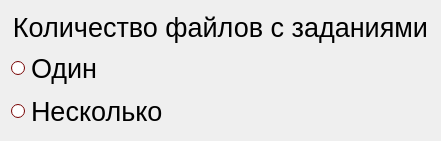
   <widget class="QWidget" name="verticalLayoutWidget_2">
    <property name="geometry">
     <rect>
      <x>249</x>
      <y>179</y>
      <width>441</width>
      <height>141</height>
     </rect>
    </property>
    <layout class="QVBoxLayout" name="verticalLayout_2">
     <item>
      <widget class="QLabel" name="label_2">
       <property name="text">
        <string>&lt;html&gt;&lt;head/&gt;&lt;body&gt;&lt;p align=&quot;center&quot;&gt;&lt;span style=&quot; font-size:20pt;&quot;&gt;Количество файлов с заданиями&lt;/span&gt;&lt;/p&gt;&lt;/body&gt;&lt;/html&gt;</string>
       </property>
      </widget>
     </item>
     <item>
      <widget class="QRadioButton" name="one_file">
       <property name="palette">
        <palette>
         <active>
          <colorrole role="WindowText">
           <brush brushstyle="SolidPattern">
            <color alpha="255">
             <red>0</red>
             <green>0</green>
             <blue>0</blue>
            </color>
           </brush>
          </colorrole>
          <colorrole role="Button">
           <brush brushstyle="SolidPattern">
            <color alpha="255">
             <red>175</red>
             <green>0</green>
             <blue>0</blue>
            </color>
           </brush>
          </colorrole>
          <colorrole role="Light">
           <brush brushstyle="SolidPattern">
            <color alpha="255">
             <red>255</red>
             <green>7</green>
             <blue>7</blue>
            </color>
           </brush>
          </colorrole>
          <colorrole role="Midlight">
           <brush brushstyle="SolidPattern">
            <color alpha="255">
             <red>215</red>
             <green>3</green>
             <blue>3</blue>
            </color>
           </brush>
          </colorrole>
          <colorrole role="Dark">
           <brush brushstyle="SolidPattern">
            <color alpha="255">
             <red>87</red>
             <green>0</green>
             <blue>0</blue>
            </color>
           </brush>
          </colorrole>
          <colorrole role="Mid">
           <brush brushstyle="SolidPattern">
            <color alpha="255">
             <red>117</red>
             <green>0</green>
             <blue>0</blue>
            </color>
           </brush>
          </colorrole>
          <colorrole role="Text">
           <brush brushstyle="SolidPattern">
            <color alpha="255">
             <red>0</red>
             <green>0</green>
             <blue>0</blue>
            </color>
           </brush>
          </colorrole>
          <colorrole role="BrightText">
           <brush brushstyle="SolidPattern">
            <color alpha="255">
             <red>255</red>
             <green>255</green>
             <blue>255</blue>
            </color>
           </brush>
          </colorrole>
          <colorrole role="ButtonText">
           <brush brushstyle="SolidPattern">
            <color alpha="255">
             <red>0</red>
             <green>0</green>
             <blue>0</blue>
            </color>
           </brush>
          </colorrole>
          <colorrole role="Base">
           <brush brushstyle="SolidPattern">
            <color alpha="255">
             <red>255</red>
             <green>255</green>
             <blue>255</blue>
            </color>
           </brush>
          </colorrole>
          <colorrole role="Window">
           <brush brushstyle="SolidPattern">
            <color alpha="255">
             <red>175</red>
             <green>0</green>
             <blue>0</blue>
            </color>
           </brush>
          </colorrole>
          <colorrole role="Shadow">
           <brush brushstyle="SolidPattern">
            <color alpha="255">
             <red>0</red>
             <green>0</green>
             <blue>0</blue>
            </color>
           </brush>
          </colorrole>
          <colorrole role="AlternateBase">
           <brush brushstyle="SolidPattern">
            <color alpha="255">
             <red>215</red>
             <green>127</green>
             <blue>127</blue>
            </color>
           </brush>
          </colorrole>
          <colorrole role="ToolTipBase">
           <brush brushstyle="SolidPattern">
            <color alpha="255">
             <red>255</red>
             <green>255</green>
             <blue>220</blue>
            </color>
           </brush>
          </colorrole>
          <colorrole role="ToolTipText">
           <brush brushstyle="SolidPattern">
            <color alpha="255">
             <red>0</red>
             <green>0</green>
             <blue>0</blue>
            </color>
           </brush>
          </colorrole>
         </active>
         <inactive>
          <colorrole role="WindowText">
           <brush brushstyle="SolidPattern">
            <color alpha="255">
             <red>0</red>
             <green>0</green>
             <blue>0</blue>
            </color>
           </brush>
          </colorrole>
          <colorrole role="Button">
           <brush brushstyle="SolidPattern">
            <color alpha="255">
             <red>175</red>
             <green>0</green>
             <blue>0</blue>
            </color>
           </brush>
          </colorrole>
          <colorrole role="Light">
           <brush brushstyle="SolidPattern">
            <color alpha="255">
             <red>255</red>
             <green>7</green>
             <blue>7</blue>
            </color>
           </brush>
          </colorrole>
          <colorrole role="Midlight">
           <brush brushstyle="SolidPattern">
            <color alpha="255">
             <red>215</red>
             <green>3</green>
             <blue>3</blue>
            </color>
           </brush>
          </colorrole>
          <colorrole role="Dark">
           <brush brushstyle="SolidPattern">
            <color alpha="255">
             <red>87</red>
             <green>0</green>
             <blue>0</blue>
            </color>
           </brush>
          </colorrole>
          <colorrole role="Mid">
           <brush brushstyle="SolidPattern">
            <color alpha="255">
             <red>117</red>
             <green>0</green>
             <blue>0</blue>
            </color>
           </brush>
          </colorrole>
          <colorrole role="Text">
           <brush brushstyle="SolidPattern">
            <color alpha="255">
             <red>0</red>
             <green>0</green>
             <blue>0</blue>
            </color>
           </brush>
          </colorrole>
          <colorrole role="BrightText">
           <brush brushstyle="SolidPattern">
            <color alpha="255">
             <red>255</red>
             <green>255</green>
             <blue>255</blue>
            </color>
           </brush>
          </colorrole>
          <colorrole role="ButtonText">
           <brush brushstyle="SolidPattern">
            <color alpha="255">
             <red>0</red>
             <green>0</green>
             <blue>0</blue>
            </color>
           </brush>
          </colorrole>
          <colorrole role="Base">
           <brush brushstyle="SolidPattern">
            <color alpha="255">
             <red>255</red>
             <green>255</green>
             <blue>255</blue>
            </color>
           </brush>
          </colorrole>
          <colorrole role="Window">
           <brush brushstyle="SolidPattern">
            <color alpha="255">
             <red>175</red>
             <green>0</green>
             <blue>0</blue>
            </color>
           </brush>
          </colorrole>
          <colorrole role="Shadow">
           <brush brushstyle="SolidPattern">
            <color alpha="255">
             <red>0</red>
             <green>0</green>
             <blue>0</blue>
            </color>
           </brush>
          </colorrole>
          <colorrole role="AlternateBase">
           <brush brushstyle="SolidPattern">
            <color alpha="255">
             <red>215</red>
             <green>127</green>
             <blue>127</blue>
            </color>
           </brush>
          </colorrole>
          <colorrole role="ToolTipBase">
           <brush brushstyle="SolidPattern">
            <color alpha="255">
             <red>255</red>
             <green>255</green>
             <blue>220</blue>
            </color>
           </brush>
          </colorrole>
          <colorrole role="ToolTipText">
           <brush brushstyle="SolidPattern">
            <color alpha="255">
             <red>0</red>
             <green>0</green>
             <blue>0</blue>
            </color>
           </brush>
          </colorrole>
         </inactive>
         <disabled>
          <colorrole role="WindowText">
           <brush brushstyle="SolidPattern">
            <color alpha="255">
             <red>87</red>
             <green>0</green>
             <blue>0</blue>
            </color>
           </brush>
          </colorrole>
          <colorrole role="Button">
           <brush brushstyle="SolidPattern">
            <color alpha="255">
             <red>175</red>
             <green>0</green>
             <blue>0</blue>
            </color>
           </brush>
          </colorrole>
          <colorrole role="Light">
           <brush brushstyle="SolidPattern">
            <color alpha="255">
             <red>255</red>
             <green>7</green>
             <blue>7</blue>
            </color>
           </brush>
          </colorrole>
          <colorrole role="Midlight">
           <brush brushstyle="SolidPattern">
            <color alpha="255">
             <red>215</red>
             <green>3</green>
             <blue>3</blue>
            </color>
           </brush>
          </colorrole>
          <colorrole role="Dark">
           <brush brushstyle="SolidPattern">
            <color alpha="255">
             <red>87</red>
             <green>0</green>
             <blue>0</blue>
            </color>
           </brush>
          </colorrole>
          <colorrole role="Mid">
           <brush brushstyle="SolidPattern">
            <color alpha="255">
             <red>117</red>
             <green>0</green>
             <blue>0</blue>
            </color>
           </brush>
          </colorrole>
          <colorrole role="Text">
           <brush brushstyle="SolidPattern">
            <color alpha="255">
             <red>87</red>
             <green>0</green>
             <blue>0</blue>
            </color>
           </brush>
          </colorrole>
          <colorrole role="BrightText">
           <brush brushstyle="SolidPattern">
            <color alpha="255">
             <red>255</red>
             <green>255</green>
             <blue>255</blue>
            </color>
           </brush>
          </colorrole>
          <colorrole role="ButtonText">
           <brush brushstyle="SolidPattern">
            <color alpha="255">
             <red>87</red>
             <green>0</green>
             <blue>0</blue>
            </color>
           </brush>
          </colorrole>
          <colorrole role="Base">
           <brush brushstyle="SolidPattern">
            <color alpha="255">
             <red>175</red>
             <green>0</green>
             <blue>0</blue>
            </color>
           </brush>
          </colorrole>
          <colorrole role="Window">
           <brush brushstyle="SolidPattern">
            <color alpha="255">
             <red>175</red>
             <green>0</green>
             <blue>0</blue>
            </color>
           </brush>
          </colorrole>
          <colorrole role="Shadow">
           <brush brushstyle="SolidPattern">
            <color alpha="255">
             <red>0</red>
             <green>0</green>
             <blue>0</blue>
            </color>
           </brush>
          </colorrole>
          <colorrole role="AlternateBase">
           <brush brushstyle="SolidPattern">
            <color alpha="255">
             <red>175</red>
             <green>0</green>
             <blue>0</blue>
            </color>
           </brush>
          </colorrole>
          <colorrole role="ToolTipBase">
           <brush brushstyle="SolidPattern">
            <color alpha="255">
             <red>255</red>
             <green>255</green>
             <blue>220</blue>
            </color>
           </brush>
          </colorrole>
          <colorrole role="ToolTipText">
           <brush brushstyle="SolidPattern">
            <color alpha="255">
             <red>0</red>
             <green>0</green>
             <blue>0</blue>
            </color>
           </brush>
          </colorrole>
         </disabled>
        </palette>
       </property>
       <property name="font">
        <font>
         <pointsize>20</pointsize>
        </font>
       </property>
       <property name="cursor">
        <cursorShape>PointingHandCursor</cursorShape>
       </property>
       <property name="text">
        <string>Один</string>
       </property>
       <attribute name="buttonGroup">
        <string notr="true">change_files</string>
       </attribute>
      </widget>
     </item>
     <item>
      <widget class="QRadioButton" name="two_file">
       <property name="palette">
        <palette>
         <active>
          <colorrole role="WindowText">
           <brush brushstyle="SolidPattern">
            <color alpha="255">
             <red>0</red>
             <green>0</green>
             <blue>0</blue>
            </color>
           </brush>
          </colorrole>
          <colorrole role="Button">
           <brush brushstyle="SolidPattern">
            <color alpha="255">
             <red>175</red>
             <green>0</green>
             <blue>0</blue>
            </color>
           </brush>
          </colorrole>
          <colorrole role="Light">
           <brush brushstyle="SolidPattern">
            <color alpha="255">
             <red>255</red>
             <green>7</green>
             <blue>7</blue>
            </color>
           </brush>
          </colorrole>
          <colorrole role="Midlight">
           <brush brushstyle="SolidPattern">
            <color alpha="255">
             <red>215</red>
             <green>3</green>
             <blue>3</blue>
            </color>
           </brush>
          </colorrole>
          <colorrole role="Dark">
           <brush brushstyle="SolidPattern">
            <color alpha="255">
             <red>87</red>
             <green>0</green>
             <blue>0</blue>
            </color>
           </brush>
          </colorrole>
          <colorrole role="Mid">
           <brush brushstyle="SolidPattern">
            <color alpha="255">
             <red>117</red>
             <green>0</green>
             <blue>0</blue>
            </color>
           </brush>
          </colorrole>
          <colorrole role="Text">
           <brush brushstyle="SolidPattern">
            <color alpha="255">
             <red>0</red>
             <green>0</green>
             <blue>0</blue>
            </color>
           </brush>
          </colorrole>
          <colorrole role="BrightText">
           <brush brushstyle="SolidPattern">
            <color alpha="255">
             <red>255</red>
             <green>255</green>
             <blue>255</blue>
            </color>
           </brush>
          </colorrole>
          <colorrole role="ButtonText">
           <brush brushstyle="SolidPattern">
            <color alpha="255">
             <red>0</red>
             <green>0</green>
             <blue>0</blue>
            </color>
           </brush>
          </colorrole>
          <colorrole role="Base">
           <brush brushstyle="SolidPattern">
            <color alpha="255">
             <red>255</red>
             <green>255</green>
             <blue>255</blue>
            </color>
           </brush>
          </colorrole>
          <colorrole role="Window">
           <brush brushstyle="SolidPattern">
            <color alpha="255">
             <red>175</red>
             <green>0</green>
             <blue>0</blue>
            </color>
           </brush>
          </colorrole>
          <colorrole role="Shadow">
           <brush brushstyle="SolidPattern">
            <color alpha="255">
             <red>0</red>
             <green>0</green>
             <blue>0</blue>
            </color>
           </brush>
          </colorrole>
          <colorrole role="AlternateBase">
           <brush brushstyle="SolidPattern">
            <color alpha="255">
             <red>215</red>
             <green>127</green>
             <blue>127</blue>
            </color>
           </brush>
          </colorrole>
          <colorrole role="ToolTipBase">
           <brush brushstyle="SolidPattern">
            <color alpha="255">
             <red>255</red>
             <green>255</green>
             <blue>220</blue>
            </color>
           </brush>
          </colorrole>
          <colorrole role="ToolTipText">
           <brush brushstyle="SolidPattern">
            <color alpha="255">
             <red>0</red>
             <green>0</green>
             <blue>0</blue>
            </color>
           </brush>
          </colorrole>
         </active>
         <inactive>
          <colorrole role="WindowText">
           <brush brushstyle="SolidPattern">
            <color alpha="255">
             <red>0</red>
             <green>0</green>
             <blue>0</blue>
            </color>
           </brush>
          </colorrole>
          <colorrole role="Button">
           <brush brushstyle="SolidPattern">
            <color alpha="255">
             <red>175</red>
             <green>0</green>
             <blue>0</blue>
            </color>
           </brush>
          </colorrole>
          <colorrole role="Light">
           <brush brushstyle="SolidPattern">
            <color alpha="255">
             <red>255</red>
             <green>7</green>
             <blue>7</blue>
            </color>
           </brush>
          </colorrole>
          <colorrole role="Midlight">
           <brush brushstyle="SolidPattern">
            <color alpha="255">
             <red>215</red>
             <green>3</green>
             <blue>3</blue>
            </color>
           </brush>
          </colorrole>
          <colorrole role="Dark">
           <brush brushstyle="SolidPattern">
            <color alpha="255">
             <red>87</red>
             <green>0</green>
             <blue>0</blue>
            </color>
           </brush>
          </colorrole>
          <colorrole role="Mid">
           <brush brushstyle="SolidPattern">
            <color alpha="255">
             <red>117</red>
             <green>0</green>
             <blue>0</blue>
            </color>
           </brush>
          </colorrole>
          <colorrole role="Text">
           <brush brushstyle="SolidPattern">
            <color alpha="255">
             <red>0</red>
             <green>0</green>
             <blue>0</blue>
            </color>
           </brush>
          </colorrole>
          <colorrole role="BrightText">
           <brush brushstyle="SolidPattern">
            <color alpha="255">
             <red>255</red>
             <green>255</green>
             <blue>255</blue>
            </color>
           </brush>
          </colorrole>
          <colorrole role="ButtonText">
           <brush brushstyle="SolidPattern">
            <color alpha="255">
             <red>0</red>
             <green>0</green>
             <blue>0</blue>
            </color>
           </brush>
          </colorrole>
          <colorrole role="Base">
           <brush brushstyle="SolidPattern">
            <color alpha="255">
             <red>255</red>
             <green>255</green>
             <blue>255</blue>
            </color>
           </brush>
          </colorrole>
          <colorrole role="Window">
           <brush brushstyle="SolidPattern">
            <color alpha="255">
             <red>175</red>
             <green>0</green>
             <blue>0</blue>
            </color>
           </brush>
          </colorrole>
          <colorrole role="Shadow">
           <brush brushstyle="SolidPattern">
            <color alpha="255">
             <red>0</red>
             <green>0</green>
             <blue>0</blue>
            </color>
           </brush>
          </colorrole>
          <colorrole role="AlternateBase">
           <brush brushstyle="SolidPattern">
            <color alpha="255">
             <red>215</red>
             <green>127</green>
             <blue>127</blue>
            </color>
           </brush>
          </colorrole>
          <colorrole role="ToolTipBase">
           <brush brushstyle="SolidPattern">
            <color alpha="255">
             <red>255</red>
             <green>255</green>
             <blue>220</blue>
            </color>
           </brush>
          </colorrole>
          <colorrole role="ToolTipText">
           <brush brushstyle="SolidPattern">
            <color alpha="255">
             <red>0</red>
             <green>0</green>
             <blue>0</blue>
            </color>
           </brush>
          </colorrole>
         </inactive>
         <disabled>
          <colorrole role="WindowText">
           <brush brushstyle="SolidPattern">
            <color alpha="255">
             <red>87</red>
             <green>0</green>
             <blue>0</blue>
            </color>
           </brush>
          </colorrole>
          <colorrole role="Button">
           <brush brushstyle="SolidPattern">
            <color alpha="255">
             <red>175</red>
             <green>0</green>
             <blue>0</blue>
            </color>
           </brush>
          </colorrole>
          <colorrole role="Light">
           <brush brushstyle="SolidPattern">
            <color alpha="255">
             <red>255</red>
             <green>7</green>
             <blue>7</blue>
            </color>
           </brush>
          </colorrole>
          <colorrole role="Midlight">
           <brush brushstyle="SolidPattern">
            <color alpha="255">
             <red>215</red>
             <green>3</green>
             <blue>3</blue>
            </color>
           </brush>
          </colorrole>
          <colorrole role="Dark">
           <brush brushstyle="SolidPattern">
            <color alpha="255">
             <red>87</red>
             <green>0</green>
             <blue>0</blue>
            </color>
           </brush>
          </colorrole>
          <colorrole role="Mid">
           <brush brushstyle="SolidPattern">
            <color alpha="255">
             <red>117</red>
             <green>0</green>
             <blue>0</blue>
            </color>
           </brush>
          </colorrole>
          <colorrole role="Text">
           <brush brushstyle="SolidPattern">
            <color alpha="255">
             <red>87</red>
             <green>0</green>
             <blue>0</blue>
            </color>
           </brush>
          </colorrole>
          <colorrole role="BrightText">
           <brush brushstyle="SolidPattern">
            <color alpha="255">
             <red>255</red>
             <green>255</green>
             <blue>255</blue>
            </color>
           </brush>
          </colorrole>
          <colorrole role="ButtonText">
           <brush brushstyle="SolidPattern">
            <color alpha="255">
             <red>87</red>
             <green>0</green>
             <blue>0</blue>
            </color>
           </brush>
          </colorrole>
          <colorrole role="Base">
           <brush brushstyle="SolidPattern">
            <color alpha="255">
             <red>175</red>
             <green>0</green>
             <blue>0</blue>
            </color>
           </brush>
          </colorrole>
          <colorrole role="Window">
           <brush brushstyle="SolidPattern">
            <color alpha="255">
             <red>175</red>
             <green>0</green>
             <blue>0</blue>
            </color>
           </brush>
          </colorrole>
          <colorrole role="Shadow">
           <brush brushstyle="SolidPattern">
            <color alpha="255">
             <red>0</red>
             <green>0</green>
             <blue>0</blue>
            </color>
           </brush>
          </colorrole>
          <colorrole role="AlternateBase">
           <brush brushstyle="SolidPattern">
            <color alpha="255">
             <red>175</red>
             <green>0</green>
             <blue>0</blue>
            </color>
           </brush>
          </colorrole>
          <colorrole role="ToolTipBase">
           <brush brushstyle="SolidPattern">
            <color alpha="255">
             <red>255</red>
             <green>255</green>
             <blue>220</blue>
            </color>
           </brush>
          </colorrole>
          <colorrole role="ToolTipText">
           <brush brushstyle="SolidPattern">
            <color alpha="255">
             <red>0</red>
             <green>0</green>
             <blue>0</blue>
            </color>
           </brush>
          </colorrole>
         </disabled>
        </palette>
       </property>
       <property name="font">
        <font>
         <pointsize>20</pointsize>
        </font>
       </property>
       <property name="cursor">
        <cursorShape>PointingHandCursor</cursorShape>
       </property>
       <property name="text">
        <string>Несколько</string>
       </property>
       <attribute name="buttonGroup">
        <string notr="true">change_files</string>
       </attribute>
      </widget>
     </item>
    </layout>
   </widget>
